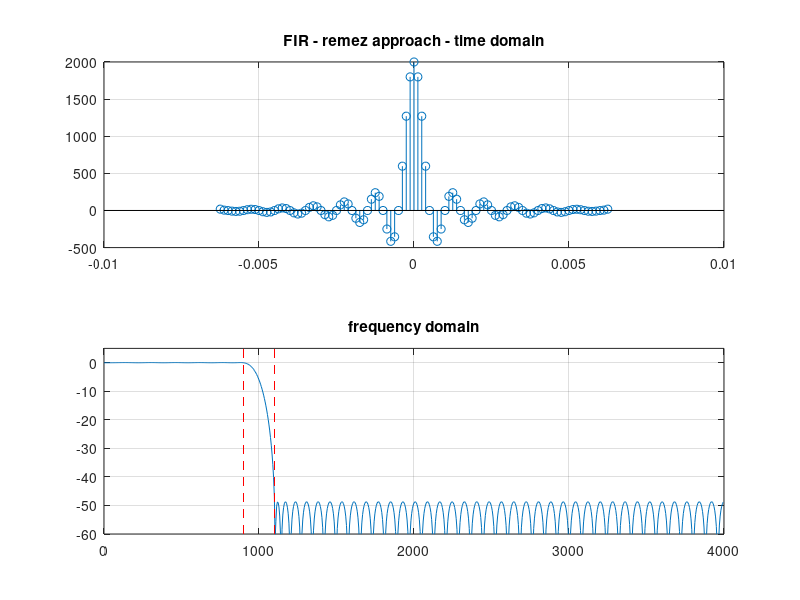

The MATLAB source for this figure:
clearvars
close all
clc

%% LAB 4 FIR FILTER - LOW PASS - REMEZ ALGORITHM TECHNIQUE
%
% ideally a low-pass filter with cutoff frequency 
f0 = 1e3; % [Hz]
% and repetition rate
Fp = 8e3; % [Hz]
% so that the samplig period is
T = 1/Fp; % [s]

% number of samples is N+1
N = 100; % must be an even number

% limit frequencies
al = 0.1; % transition bandwidth in percentage
fp = f0*(1-al); % pass band upper limit
fs = f0*(1+al); % stop band lower limit

% firpmord  Parks-McClellan optimal equiripple FIR order estimator.
% 
%     [N,Fo,Ao,W] = firpmord(F,A,DEV,Fs) 
%
%     finds the approximate order N, 
%     normalized frequency band edges Fo, frequency band magnitudes Ao and 
%     weights W to be used by the FIRPM function as follows:
%
%         h = firpm(N,Fo,Ao,W)
% 
%     The resulting filter will approximately meet the specifications given
%     by the input parameters F, A, and DEV.  F is a vector of cutoff
%     frequencies in Hz, in ascending order between 0 and half the sampling
%     frequency Fs. If you do not specify Fs, it defaults to 2.  A is a
%     vector specifying the desired function's amplitude on the bands defined
%     by F. The length of F is twice the length of A, minus 2 (it must
%     therefore be even).  The first frequency band always starts at zero,
%     and the last always ends at Fs/2.  It is not necessary to add these
%     elements to the  F vector.  DEV is a vector of maximum deviations or
%     ripples (in linear units) allowable for each band.  DEV must have the
%     same length as A.

err_lim = 0.0037; % -48.636 dB
[NN,Fo,Ao,W] = firpmord([fp fs],[1 0],[1 1]*err_lim,Fp);
disp(['firpmord suggests a filter of order ' num2str(NN) ...
      ' for guaranteeing a ' num2str(20*log10(err_lim)) ' dB error'])

% define filter
h0 = firpm(N,Fo,Ao,W)/T;
t = T*(-N/2:N/2);

% behaviour in frequency obtained by use of function freqz
[H0,ff] = freqz(h0,1,8*(N+1),Fp);
H0 = T*H0; % normalization factor

% show results
figure(1)
subplot(2,1,1)
stem(t,h0); grid; title('FIR - remez approach - time domain')
subplot(2,1,2)
plot(ff,20*log10(abs(H0))); grid; xlim([0 Fp/2]); ylim([-60, 5]); 
title('frequency domain')
hold on; plot([1,1]*fp,ylim,'r--'); plot([1,1]*fs,ylim,'r--'); hold off;

